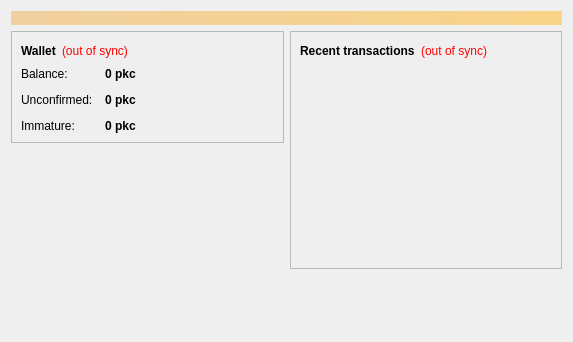
<?xml version="1.0" encoding="UTF-8"?>
<ui version="4.0">
 <class>OverviewPage</class>
 <widget class="QWidget" name="OverviewPage">
  <property name="geometry">
   <rect>
    <x>0</x>
    <y>0</y>
    <width>573</width>
    <height>342</height>
   </rect>
  </property>
  <property name="windowTitle">
   <string>Form</string>
  </property>
  <layout class="QVBoxLayout" name="topLayout">
   <item>
    <widget class="QLabel" name="labelAlerts">
     <property name="visible">
      <bool>false</bool>
     </property>
     <property name="styleSheet">
      <string notr="true">background-color: qlineargradient(x1: 0, y1: 0, x2: 1, y2: 0, stop:0 #F0D0A0, stop:1 #F8D488); color:#000000;</string>
     </property>
     <property name="wordWrap">
      <bool>true</bool>
     </property>
     <property name="margin">
      <number>3</number>
     </property>
    </widget>
   </item>
   <item>
    <layout class="QHBoxLayout" name="horizontalLayout" stretch="1,1">
     <item>
      <layout class="QVBoxLayout" name="verticalLayout_2">
       <item>
        <widget class="QFrame" name="frame">
         <property name="frameShape">
          <enum>QFrame::StyledPanel</enum>
         </property>
         <property name="frameShadow">
          <enum>QFrame::Raised</enum>
         </property>
         <layout class="QVBoxLayout" name="verticalLayout_4">
          <item>
           <layout class="QHBoxLayout" name="horizontalLayout_4">
            <item>
             <widget class="QLabel" name="label_5">
              <property name="font">
               <font>
                <weight>75</weight>
                <bold>true</bold>
               </font>
              </property>
              <property name="text">
               <string>Wallet</string>
              </property>
             </widget>
            </item>
            <item>
             <widget class="QLabel" name="labelWalletStatus">
              <property name="toolTip">
               <string>The displayed information may be out of date. Your wallet automatically synchronizes with the pokemoncoin network after a connection is established, but this process has not completed yet.</string>
              </property>
              <property name="styleSheet">
               <string notr="true">QLabel { color: red; }</string>
              </property>
              <property name="text">
               <string notr="true">(out of sync)</string>
              </property>
              <property name="alignment">
               <set>Qt::AlignLeading|Qt::AlignLeft|Qt::AlignVCenter</set>
              </property>
             </widget>
            </item>
            <item>
             <spacer name="horizontalSpacer_2">
              <property name="orientation">
               <enum>Qt::Horizontal</enum>
              </property>
              <property name="sizeHint" stdset="0">
               <size>
                <width>40</width>
                <height>20</height>
               </size>
              </property>
             </spacer>
            </item>
           </layout>
          </item>
          <item>
           <layout class="QFormLayout" name="formLayout_2">
            <property name="fieldGrowthPolicy">
             <enum>QFormLayout::AllNonFixedFieldsGrow</enum>
            </property>
            <property name="horizontalSpacing">
             <number>12</number>
            </property>
            <property name="verticalSpacing">
             <number>12</number>
            </property>
            <item row="0" column="0">
             <widget class="QLabel" name="label">
              <property name="text">
               <string>Balance:</string>
              </property>
             </widget>
            </item>
            <item row="0" column="1">
             <widget class="QLabel" name="labelBalance">
              <property name="font">
               <font>
                <weight>75</weight>
                <bold>true</bold>
               </font>
              </property>
              <property name="cursor">
               <cursorShape>IBeamCursor</cursorShape>
              </property>
              <property name="toolTip">
               <string>Your current balance</string>
              </property>
              <property name="text">
               <string notr="true">0 pkc</string>
              </property>
              <property name="textInteractionFlags">
               <set>Qt::LinksAccessibleByMouse|Qt::TextSelectableByKeyboard|Qt::TextSelectableByMouse</set>
              </property>
             </widget>
            </item>
            <item row="1" column="0">
             <widget class="QLabel" name="label_3">
              <property name="text">
               <string>Unconfirmed:</string>
              </property>
             </widget>
            </item>
            <item row="1" column="1">
             <widget class="QLabel" name="labelUnconfirmed">
              <property name="font">
               <font>
                <weight>75</weight>
                <bold>true</bold>
               </font>
              </property>
              <property name="cursor">
               <cursorShape>IBeamCursor</cursorShape>
              </property>
              <property name="toolTip">
               <string>Total of transactions that have yet to be confirmed, and do not yet count toward the current balance</string>
              </property>
              <property name="text">
               <string notr="true">0 pkc</string>
              </property>
              <property name="textInteractionFlags">
               <set>Qt::LinksAccessibleByMouse|Qt::TextSelectableByKeyboard|Qt::TextSelectableByMouse</set>
              </property>
             </widget>
            </item>
            <item row="2" column="0">
             <widget class="QLabel" name="labelImmatureText">
              <property name="text">
               <string>Immature:</string>
              </property>
             </widget>
            </item>
            <item row="2" column="1">
             <widget class="QLabel" name="labelImmature">
              <property name="font">
               <font>
                <weight>75</weight>
                <bold>true</bold>
               </font>
              </property>
              <property name="toolTip">
               <string>Mined balance that has not yet matured</string>
              </property>
              <property name="text">
               <string notr="true">0 pkc</string>
              </property>
              <property name="textInteractionFlags">
               <set>Qt::LinksAccessibleByMouse|Qt::TextSelectableByKeyboard|Qt::TextSelectableByMouse</set>
              </property>
             </widget>
            </item>
           </layout>
          </item>
         </layout>
        </widget>
       </item>
       <item>
        <spacer name="verticalSpacer">
         <property name="orientation">
          <enum>Qt::Vertical</enum>
         </property>
         <property name="sizeHint" stdset="0">
          <size>
           <width>20</width>
           <height>40</height>
          </size>
         </property>
        </spacer>
       </item>
      </layout>
     </item>
     <item>
      <layout class="QVBoxLayout" name="verticalLayout_3">
       <item>
        <widget class="QFrame" name="frame_2">
         <property name="frameShape">
          <enum>QFrame::StyledPanel</enum>
         </property>
         <property name="frameShadow">
          <enum>QFrame::Raised</enum>
         </property>
         <layout class="QVBoxLayout" name="verticalLayout">
          <item>
           <layout class="QHBoxLayout" name="horizontalLayout_2">
            <item>
             <widget class="QLabel" name="label_4">
              <property name="text">
               <string>&lt;b&gt;Recent transactions&lt;/b&gt;</string>
              </property>
             </widget>
            </item>
            <item>
             <widget class="QLabel" name="labelTransactionsStatus">
              <property name="toolTip">
               <string>The displayed information may be out of date. Your wallet automatically synchronizes with the pokemoncoin network after a connection is established, but this process has not completed yet.</string>
              </property>
              <property name="styleSheet">
               <string notr="true">QLabel { color: red; }</string>
              </property>
              <property name="text">
               <string notr="true">(out of sync)</string>
              </property>
              <property name="alignment">
               <set>Qt::AlignRight|Qt::AlignTrailing|Qt::AlignVCenter</set>
              </property>
             </widget>
            </item>
            <item>
             <spacer name="horizontalSpacer">
              <property name="orientation">
               <enum>Qt::Horizontal</enum>
              </property>
              <property name="sizeHint" stdset="0">
               <size>
                <width>40</width>
                <height>20</height>
               </size>
              </property>
             </spacer>
            </item>
           </layout>
          </item>
          <item>
           <widget class="QListView" name="listTransactions">
            <property name="styleSheet">
             <string notr="true">QListView { background: transparent; }</string>
            </property>
            <property name="frameShape">
             <enum>QFrame::NoFrame</enum>
            </property>
            <property name="verticalScrollBarPolicy">
             <enum>Qt::ScrollBarAlwaysOff</enum>
            </property>
            <property name="horizontalScrollBarPolicy">
             <enum>Qt::ScrollBarAlwaysOff</enum>
            </property>
            <property name="selectionMode">
             <enum>QAbstractItemView::NoSelection</enum>
            </property>
           </widget>
          </item>
         </layout>
        </widget>
       </item>
       <item>
        <spacer name="verticalSpacer_2">
         <property name="orientation">
          <enum>Qt::Vertical</enum>
         </property>
         <property name="sizeHint" stdset="0">
          <size>
           <width>20</width>
           <height>40</height>
          </size>
         </property>
        </spacer>
       </item>
      </layout>
     </item>
    </layout>
   </item>
  </layout>
 </widget>
 <resources/>
 <connections/>
</ui>
